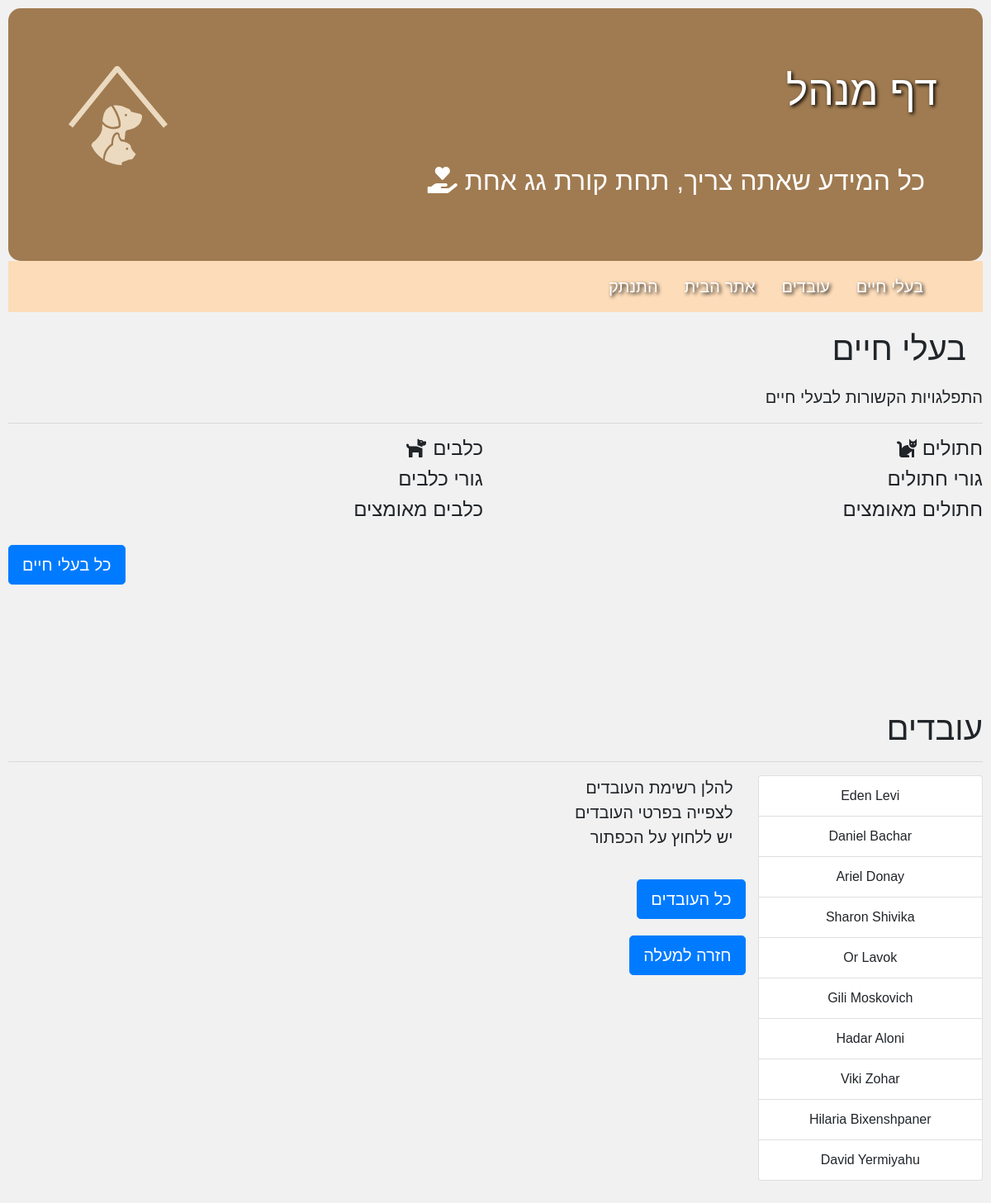
Screenshot of /manager (signed in) with the database file from the repository.
### pets/models/employee.py (models this page shows, shortened)
class Employee(Person):
    __tablename__ = 'employees'
    id = db.Column(db.String(10), db.ForeignKey('people.id'), primary_key=True)
    salary = db.Column(db.Integer)
    job_percentages = db.Column(db.Integer, default=100)
    bank_account_details = db.Column(db.String(250), nullable=True)
    is_employed = db.Column(db.Boolean, default=True)
    __mapper_args__ = {
        'polymorphic_identity': Role.Employee,
    }

### pets/models/person.py (models this page shows, shortened)
class Person(db.Model):
    __tablename__ = "people"
    id = db.Column(db.String(10), primary_key=True, unique=True)
    name = db.Column(db.String(50))
    gender = db.Column(db.Enum(Gender, name="person_gender"))
    role = db.Column(db.Enum(Role))
    birth_date = db.Column(db.DateTime, nullable=True)
    phone_number = db.Column(db.String, nullable=True)
    email = db.Column(db.String, nullable=True)
    __mapper_args__ = {
        'polymorphic_identity': 'people',
        'polymorphic_on': role
    }

### pets/models/manager.py (models this page shows, shortened)
class Manager(Employee, UserMixin):
    __tablename__ = 'managers'
    id = db.Column(db.String(10), db.ForeignKey('employees.id'), primary_key=True)
    password = db.Column(db.String(100))
    __mapper_args__ = {
        'polymorphic_identity': Role.Manager,
    }

### pets/controllers/main.py (the view)
@main.route("/manager")
@login_required
def manager():
    titles = [["Breed", "amount"]]
    dogs = [title for title in titles]
    for dog in Management.get_dogs_count_by_breed():
        dogs.append(list(dog))
    cats = [title for title in titles]
    for cat in Management.get_cats_count_by_breed():
        cats.append(list(cat))
    adopted_dogs = [title for title in titles]
    for dog in Management.get_adopted_dogs_count_by_breed():
        adopted_dogs.append(list(dog))
    adopted_cats = [title for title in titles]
    for cat in Management.get_adopted_cats_count_by_breed():
        adopted_cats.append(list(cat))
    puppies = [title for title in titles]
    for puppy in Management.get_puppies():
        puppies.append(list(puppy))
    kittens = [title for title in titles]
    for kitten in Management.get_kittens():
        kittens.append(list(kitten))
    employees = Management.get_employees_by_employment(True)
    data = {"dogs": dogs, "cats": cats,
            "adopted_dogs": adopted_dogs, "adopted_cats": adopted_cats,
            "puppies": puppies, "kittens": kittens,
            "employees": employees}
    return render_template("manager_page.html", data=data)

### pets/controllers/management.py (called while the page is built)
    @staticmethod
    def get_dogs_count_by_breed():
        animals = db.session.query(Dog.breed, func.count(Dog.id)).group_by(Dog.breed).all()
        return animals

    @staticmethod
    def get_adopted_dogs_count_by_breed():
        animals = db.session.query(Dog.breed, func.count(Dog.id)).filter(Dog.adopted).group_by(Dog.breed).all()
        return animals

    @staticmethod
    def get_puppies():
        puppies = db.session.query(Dog.breed, func.count(Dog.id)).filter(Dog.birth_date > datetime.now() - timedelta(days=365)).group_by(Dog.breed).all()
        return puppies

    @staticmethod
    def get_kittens():
        kittens = db.session.query(Cat.breed, func.count(Cat.id)).filter(Cat.birth_date > datetime.now() - timedelta(days=365)).group_by(Dog.breed).all()
        return kittens

    @staticmethod
    def get_cats_count_by_breed():
        animals = db.session.query(Cat.breed, func.count(Cat.id)).group_by(Cat.breed).all()
        return animals

    @staticmethod
    def get_adopted_cats_count_by_breed():
        animals = db.session.query(Cat.breed, func.count(Cat.id)).filter(Cat.adopted).group_by(Cat.breed).all()
        return animals

    @staticmethod
    def get_employees_by_employment(is_employed):
        employees = Employee.query.filter_by(is_employed=is_employed)
        return employees

### pets/templates/manager_page.html (shortened to what this page needs)
<!DOCTYPE html>
<html lang="en">
<head>
    <link rel="stylesheet" href="https://stackpath.bootstrapcdn.com/bootstrap/4.4.1/css/bootstrap.min.css">
    <link rel="stylesheet" href="https://use.fontawesome.com/releases/v5.8.2/css/all.css">
</head>
<body>
    <header class="header" id="header">
        <div class="row" style="direction: rtl; text-align: right">
            <h1>דף מנהל</h1>
            <img src="../static/img/others/dog-and-a-cat.svg" style="height: 120px; padding-right: 70%;">
        </div>
        <h2 style="text-align: right; color: white">  <i class="fas fa-hand-holding-heart"></i> כל המידע שאתה צריך, תחת קורת גג אחת   </h2>
        </header>
    <nav class="navbar navbar-light" style="background-color: #fcdcb9; direction: rtl">
        <ul class="nav nav-pills">
          <li class="nav-item">
            <a class="nav-link" href="#animals">בעלי חיים</a>
          </li>
          <li class="nav-item">
            <a class="nav-link" href="#employees">עובדים</a>
          </li>
          <li class="nav-item">
            <a class="nav-link" href="/">אתר הבית</a>
          </li>
          <li class="nav-item">
            <a class="nav-link" href="/logout">התנתק</a>
          </li>
        </ul>
    </nav>
    <div id="animals" style="margin-bottom: 150px">
        <div class="title">
            <h1 class="display-5" style="margin: 20px">בעלי חיים</h1>
            <p class="lead">התפלגויות הקשורות לבעלי חיים</p>
        </div>
        <hr class="my-3">
        <div class="row">
            <div class="col span-1-of-2">
                <h4><i class="fas fa-dog"></i> כלבים </h4>
            </div>
            <div class="col span-2-of-2">
                <h4><i class="fas fa-cat"></i> חתולים </h4>
            </div>
        </div>
        <div class="row">
            <div class="col span-1-of-2">
                <h4>גורי כלבים</h4>
            </div>
            <div class="col span-2-of-2">
                <h4>גורי חתולים</h4>
            </div>
        </div>
        <div class="row">
            <div class="col span-1-of-2">
                <h4>כלבים מאומצים</h4>
            </div>
            <div class="col span-2-of-2">
                <h4>חתולים מאומצים</h4>
            </div>
        </div>
        <a class="btn btn-primary btn-lg" href="/animals" role="button" style="margin-top: 20px;">כל בעלי חיים</a>
    </div>
    <div id="employees" style="margin-bottom: 400px">
        <div class="title">
            <h1 class="display-5">עובדים</h1>
        </div>
        <hr class="my-3">
        <div class="row">
            <div class="col span-1-of-4" style="text-align: right">
            </div>
            <div class="col span-2-of-4" style="text-align: right">
            </div>
            <div class="col span-3-of-4" style="text-align: right">
                <p class="lead">להלן רשימת העובדים <br> לצפייה בפרטי העובדים <br> יש ללחוץ על הכפתור</p>
                <div class="row" style="direction: rtl">
                    <a class="btn btn-primary btn-lg" href="/employees" role="button" style="margin-top: 20px;">כל העובדים</a>
                </div>
                <div class="row" style="direction: rtl">
                    <a class="btn btn-primary btn-lg" href="#header" role="button" style="margin-top: 20px;">חזרה למעלה</a>
                </div>
            </div>
            <div class="col span-4-of-4" style="text-align: right">
                <ul class="list-group">
                    {% for employee in data["employees"] %}
                      <li class="list-group-item" style="text-align: center;">{{ employee.name }}</li>
                    {% endfor %}
                </ul>
            </div>
        </div>
    </div>
</body>
</html>

### pets/templates/manager_page.html (style rules this page uses)
* { box-sizing: border-box; }
body { font-family: Arial; padding: 10px; background: #f1f1f1; }
.row { text-align: right; }
.title { text-align: right; }
.header { text-align: center; background: #a07b51; font-family: 'Rubik', sans-serif; padding: 70px; border-radius: 15px; }
.header h1 { font-size: 50px; color: white; text-shadow: 2px 2px 4px #000000; }
.nav-link { text-align: right; font-size: 20px; color: white; text-shadow: 2px 2px 4px #000000; }

### rows the page displays
Employee: name "Eden Levi"
Employee: name "Daniel Bachar"
Employee: name "Ariel Donay"
Employee: name "Sharon Shivika"
Employee: name "Or Lavok"
Employee: name "Gili Moskovich"
Employee: name "Hadar Aloni"
Employee: name "Viki Zohar"
Manager: name "Hilaria Bixenshpaner"
Manager: name "David Yermiyahu"
